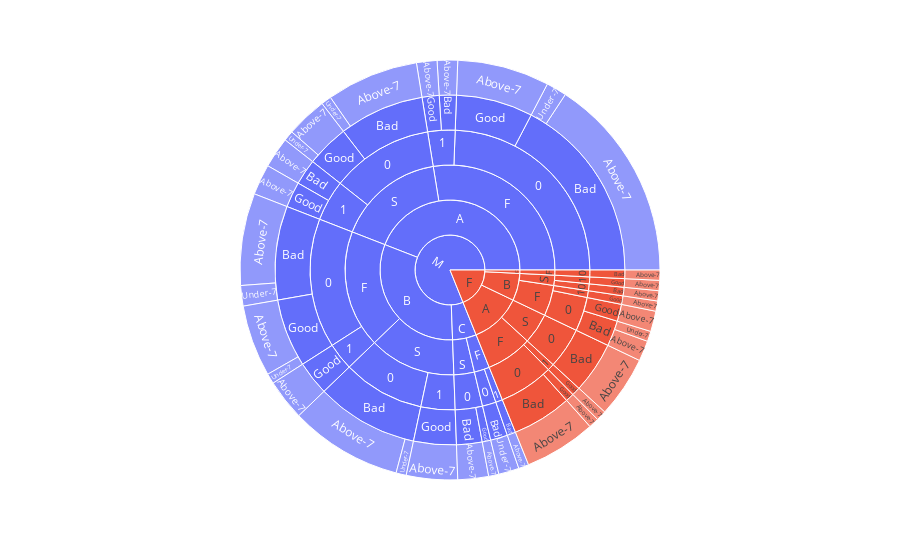

The cell this chart's notebook holds for it:
### Code cell
fig = px.sunburst(data_L, path=["gender",'SectionID','Semester',
                                    'Relation','ParentschoolSatisfaction','StudentAbsenceDays'])
fig.show()

### Figure 1 — Plotly figure (JSON) as saved in the notebook; plotly's stock layout.template omitted (floating-point values rounded to 4 significant figures)
{"data": [{"branchvalues": "total", "domain": {"x": [0, 1], "y": [0, 1]}, "hovertemplate": "labels=%{label}<br>count=%{value}<br>parent=%{parent}<br>id=%{id}<extra></extra>", "ids": ["F/A/F/0/Bad/Above-7", "M/A/F/0/Bad/Above-7", "F/B/F/0/Bad/Above-7", "M/B/F/0/Bad/Above-7", "F/C/F/0/Bad/Above-7", "F/A/S/0/Bad/Above-7", "M/A/S/0/Bad/Above-7", "F/B/S/0/Bad/Above-7", "M/B/S/0/Bad/Above-7", "M/C/S/0/Bad/Above-7", "M/A/F/1/Bad/Above-7", "M/C/F/1/Bad/Above-7", "M/A/S/1/Bad/Above-7", "F/A/F/0/Good/Above-7", "M/A/F/0/Good/Above-7", "F/B/F/0/Good/Above-7", "M/B/F/0/Good/Above-7", "M/A/S/0/Good/Above-7", "M/C/S/0/Good/Above-7", "F/A/F/1/Good/Above-7", "M/A/F/1/Good/Above-7", "F/B/F/1/Good/Above-7", "M/B/F/1/Good/Above-7", "M/A/S/1/Good/Above-7", "F/B/S/1/Good/Above-7", "M/B/S/1/Good/Above-7", "M/A/F/0/Bad/Under-7", "F/B/F/0/Bad/Under-7", "M/B/F/0/Bad/Under-7", "M/C/F/0/Bad/Under-7", "M/A/S/0/Bad/Under-7", "M/B/S/0/Bad/Under-7", "M/B/F/0/Good/Under-7", "M/A/S/0/Good/Under-7", "F/A/F/0/Bad", "M/A/F/0/Bad", "F/B/F/0/Bad", "M/B/F/0/Bad", "F/C/F/0/Bad", "M/C/F/0/Bad", "F/A/S/0/Bad", "M/A/S/0/Bad", "F/B/S/0/Bad", "M/B/S/0/Bad", "M/C/S/0/Bad", "M/A/F/1/Bad", "M/C/F/1/Bad", "M/A/S/1/Bad", "F/A/F/0/Good", "M/A/F/0/Good", "F/B/F/0/Good", "M/B/F/0/Good", "M/A/S/0/Good", "M/C/S/0/Good", "F/A/F/1/Good", "M/A/F/1/Good", "F/B/F/1/Good", "M/B/F/1/Good", "M/A/S/1/Good", "F/B/S/1/Good", "M/B/S/1/Good", "F/A/F/0", "M/A/F/0", "F/B/F/0", "M/B/F/0", "F/C/F/0", "M/C/F/0", "F/A/S/0", "M/A/S/0", "F/B/S/0", "M/B/S/0", "M/C/S/0", "F/A/F/1", "M/A/F/1", "F/B/F/1", "M/B/F/1", "M/C/F/1", "M/A/S/1", "F/B/S/1", "M/B/S/1", "F/A/F", "M/A/F", "F/B/F", "M/B/F", "F/C/F", "M/C/F", "F/A/S", "M/A/S", "F/B/S", "M/B/S", "M/C/S", "F/A", "M/A", "F/B", "M/B", "F/C", "M/C", "F", "M"], "labels": ["Above-7", "Above-7", "Above-7", "Above-7", "Above-7", "Above-7", "Above-7", "Above-7", "Above-7", "Above-7", "Above-7", "Above-7", "Above-7", "Above-7", "Above-7", "Above-7", "Above-7", "Above-7", "Above-7", "Above-7", "Above-7", "Above-7", "Above-7", "Above-7", "Above-7", "Above-7", "Under-7", "Under-7", "Under-7", "Under-7", "Under-7", "Under-7", "Under-7", "Under-7", "Bad", "Bad", "Bad", "Bad", "Bad", "Bad", "Bad", "Bad", "Bad", "Bad", "Bad", "Bad", "Bad", "Bad", "Good", "Good", "Good", "Good", "Good", "Good", "Good", "Good", "Good", "Good", "Good", "Good", "Good", "0", "0", "0", "0", "0", "0", "0", "0", "0", "0", "0", "1", "1", "1", "1", "1", "1", "1", "1", "F", "F", "F", "F", "F", "F", "S", "S", "S", "S", "S", "A", "A", "B", "B", "C", "C", "F", "M"], "name": "", "parents": ["F/A/F/0/Bad", "M/A/F/0/Bad", "F/B/F/0/Bad", "M/B/F/0/Bad", "F/C/F/0/Bad", "F/A/S/0/Bad", "M/A/S/0/Bad", "F/B/S/0/Bad", "M/B/S/0/Bad", "M/C/S/0/Bad", "M/A/F/1/Bad", "M/C/F/1/Bad", "M/A/S/1/Bad", "F/A/F/0/Good", "M/A/F/0/Good", "F/B/F/0/Good", "M/B/F/0/Good", "M/A/S/0/Good", "M/C/S/0/Good", "F/A/F/1/Good", "M/A/F/1/Good", "F/B/F/1/Good", "M/B/F/1/Good", "M/A/S/1/Good", "F/B/S/1/Good", "M/B/S/1/Good", "M/A/F/0/Bad", "F/B/F/0/Bad", "M/B/F/0/Bad", "M/C/F/0/Bad", "M/A/S/0/Bad", "M/B/S/0/Bad", "M/B/F/0/Good", "M/A/S/0/Good", "F/A/F/0", "M/A/F/0", "F/B/F/0", "M/B/F/0", "F/C/F/0", "M/C/F/0", "F/A/S/0", "M/A/S/0", "F/B/S/0", "M/B/S/0", "M/C/S/0", "M/A/F/1", "M/C/F/1", "M/A/S/1", "F/A/F/0", "M/A/F/0", "F/B/F/0", "M/B/F/0", "M/A/S/0", "M/C/S/0", "F/A/F/1", "M/A/F/1", "F/B/F/1", "M/B/F/1", "M/A/S/1", "F/B/S/1", "M/B/S/1", "F/A/F", "M/A/F", "F/B/F", "M/B/F", "F/C/F", "M/C/F", "F/A/S", "M/A/S", "F/B/S", "M/B/S", "M/C/S", "F/A/F", "M/A/F", "F/B/F", "M/B/F", "M/C/F", "M/A/S", "F/B/S", "M/B/S", "F/A", "M/A", "F/B", "M/B", "F/C", "M/C", "F/A", "M/A", "F/B", "M/B", "M/C", "F", "M", "F", "M", "F", "M", "", ""], "type": "sunburst", "values": [7, 20, 2, 9, 1, 6, 9, 1, 11, 3, 2, 1, 3, 1, 9, 2, 7, 4, 1, 1, 2, 1, 4, 3, 1, 5, 2, 1, 2, 2, 1, 1, 1, 1, 7, 22, 3, 11, 1, 2, 6, 10, 1, 12, 3, 2, 1, 3, 1, 9, 2, 8, 5, 1, 1, 2, 1, 4, 3, 1, 5, 8, 31, 5, 19, 1, 2, 6, 15, 1, 12, 4, 1, 4, 1, 4, 1, 6, 1, 5, 9, 35, 6, 23, 1, 3, 6, 21, 2, 17, 4, 15, 56, 8, 40, 1, 7, 24, 103]}], "layout": {"legend": {"tracegroupgap": 0}, "margin": {"t": 60}}}
